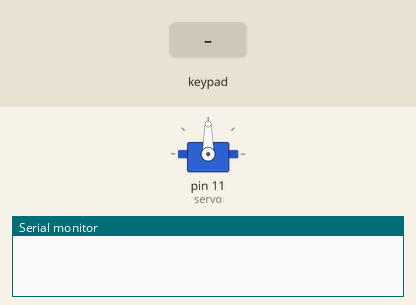
Bench run of a sketch on a simulated Arduino Uno, built with avr-gcc and run on an emulated ATmega328P. On the bench: servo, the last lines printed to the serial monitor. Inputs (shaded band) come from the test bench.

Above: at 1.2 s.
1.3 s: keypad keys 3 3 3 3 * pressed 0.4 s apart
At 3.2 s:
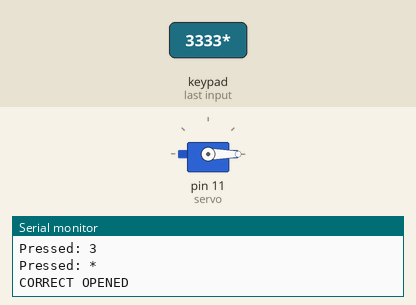
4.8 s: key 'A' pressed
6.3 s: key 'B' pressed
7.8 s: keypad keys 3 3 3 3 # pressed 0.4 s apart
11.3 s: key 'C' pressed
12.8 s: keypad keys 3 3 3 3 D pressed 0.4 s apart
Timing chart, 0 to 15.8 s (numbered marks = the images above; inputs shaded):
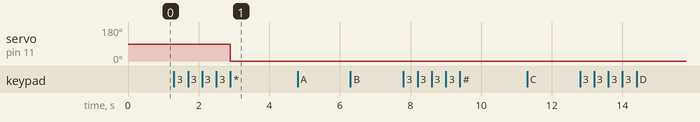

Measured:
- after the input at 1.3 s, servo on pin 11 (servo): 90° → 0° after 1.6 s

The sketch:

Keypad_Door_Lock.ino
```cpp
#include <Password.h>
#include <Keypad.h>
#include<Servo.h>
Servo servo;
Password password = Password( "3333" );

const byte ROWS = 4;
const byte COLS = 4;
char keys[ROWS][COLS] = {
  {'1','2','3','A'},
  {'4','5','6','B'},
  {'7','8','9','C'},
  {'*','0','#','D'}
};

byte rowPins[ROWS] = { 9,8,7,6 };
byte colPins[COLS] = { 5,4,3,2, };


Keypad keypad = Keypad( makeKeymap(keys), rowPins, colPins, ROWS, COLS );

void setup(){

  Serial.begin(9600);
  servo.attach(11);
  keypad.addEventListener(keypadEvent);
  }

void loop(){
  keypad.getKey();
}

void keypadEvent(KeypadEvent eKey){
  switch (keypad.getState()){
    case PRESSED:
  Serial.print("Pressed: ");
  Serial.println(eKey);
  switch (eKey){
    case '*': checkPassword(); break;
    case '#': password.reset(); break;
    default: password.append(eKey);
     }
  }
}

void checkPassword(){
  if (password.evaluate()){
    servo.write(0);

   Serial.println("CORRECT OPENED");
  }else{
    servo.write(90);
    Serial.println("WRONG CLOSED");

  }
}                                                                                                            //  created by ( science is science 2005 )
```
